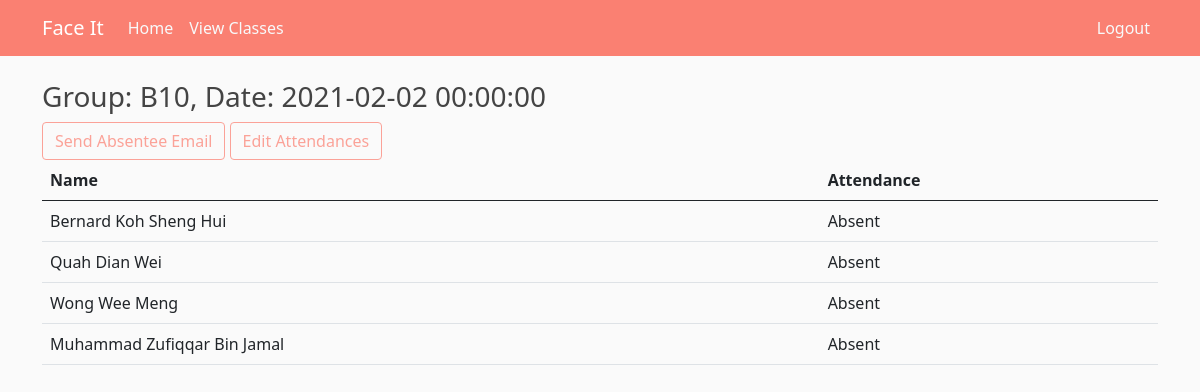
Page /view_attendance/7 (signed in) on the earlier database version.
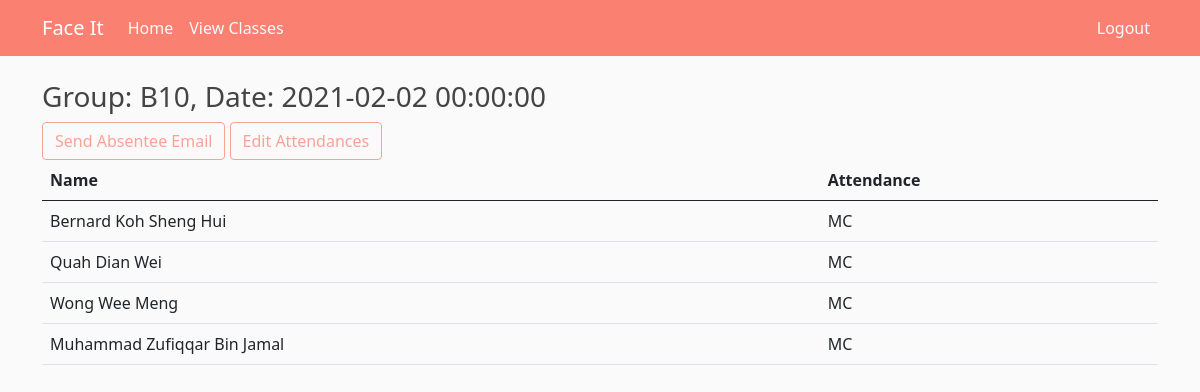
Same page on the later database version.
### models.py (models this page shows, shortened)
class Indexes(db.Model):
    id = db.Column(db.Integer, primary_key=True)
    indexId = db.Column(db.Integer, nullable=False)
    className = db.Column(db.String(5), nullable=False)
    courseId = db.Column(db.Integer, db.ForeignKey('courses.id'), nullable=False)
    staffInCharged = db.relationship('StaffInCharged', backref='index', lazy=True)
    dates = db.relationship('IndexDates', backref='index', lazy=True)

class IndexDates(db.Model):
    id = db.Column(db.Integer, primary_key=True)
    date = db.Column(db.DateTime, nullable=False)
    attendance_started = db.Column(db.Boolean, default=False, nullable=False)
    indexId = db.Column(db.Integer, db.ForeignKey('indexes.indexId'), nullable=False)
    attendance = db.relationship('Attendance', backref='indexDate', lazy=True)

class Attendance(db.Model):
    id = db.Column(db.Integer, primary_key=True)
    indexDateId = db.Column(db.Integer, db.ForeignKey('index_dates.id'), nullable=False)
    studentId = db.Column(db.Integer, db.ForeignKey('students.id'), nullable=False)
    attendance = db.Column(db.String(10), default='Absent', nullable=False)   # Absent/Present

class Students(db.Model):
    id = db.Column(db.Integer, primary_key=True)
    name = db.Column(db.String(100), nullable=False)
    matricNo = db.Column(db.String(10), unique=True, nullable=False)
    email = db.Column(db.String(120), unique=True, nullable=False)
    attendances = db.relationship('Attendance', backref='student', lazy=True)

### app.py (the view)
@app.route('/view_attendance/<int:class_date_id>')
@login_required
def view_attendance(class_date_id):
    if current_user.role != 'staff':
        flash('You are not authorized to perform this action', 'danger')
        return redirect(url_for('dashboard'))
    prof = True if current_user.staff[0].role == "professor" else False
    dashboard_data = get_dashboard()
    attendances = Attendance.query.filter_by(indexDateId=class_date_id).all()
    attendance_started = IndexDates.query.get(class_date_id).attendance_started
    return render_template('view_attendance.html', dashboard_data=dashboard_data, attendances=attendances,
                           date=attendances[0].indexDate.date, class_name=attendances[0].indexDate.index.className,
                           prof=prof, class_date_id=class_date_id, attendance_started=attendance_started)

### app.py (called while the page is built)
def get_dashboard():
    dashboard_data = values.dashboards['admin'] if current_user.role == 'admin' else \
        values.dashboards['staff']
    return dashboard_data

### models.py (called while the page is built)
@login_manager.user_loader
def load_user(user_id):
    return Users.query.get(int(user_id))

### templates/view_attendance.html
{% extends "layout.html" %}
{% block content %}
    <h3>Group: {{ class_name }}, Date: {{ date }}</h3>
    {% if attendance_started %}
        {% if prof %}
            Stop attendance taking to send email and edit attendances
        {% else %}
            Stop attendance taking to edit attendances
        {% endif %}
    {% else %}
        {% if prof %}
            <a type="button" class="btn btn-outline-salmon" href="/send_absentee_email/{{ class_date_id }}" >Send Absentee Email</a>
            <a type="button" class="btn btn-outline-salmon" href="{{ url_for('edit_attendance', class_date_id=class_date_id) }}">Edit Attendances</a>
        {% else %}
            <a type="button" class="btn btn-outline-salmon" href="{{ url_for('edit_attendance', class_date_id=class_date_id) }}">Edit Attendances</a>
        {% endif %}
    {% endif %}
    <table class="table">
        <thead>
            <tr>
                <th scope="col">Name</th>
                <th scope="col">Attendance</th>
            </tr>
        </thead>
        <tbody>
            {% for attend in attendances %}
            <tr>
                <td>{{ attend.student.name }}</td>
                <td>{{ attend.attendance }}</td>
            </tr>
            {% endfor %}
        </tbody>
    </table>
{% endblock content %}

### templates/layout.html (shortened to what this page needs)
<!doctype html>
<html lang="en">
    <head>
        <link href="https://cdn.jsdelivr.net/npm/bootstrap@5.0.0-beta2/dist/css/bootstrap.min.css" rel="stylesheet">
        <link rel="stylesheet" type="text/css" href="{{ url_for('static', filename='main.css') }}">
    </head>
    <body>
        <header class="site-header">
            <nav class="navbar navbar-expand-md navbar-dark bg-salmon fixed-top">
                <div class="container">
                    <a class="navbar-brand mr-4" href="{{ url_for('index') }}">Face It</a>
                    {% if dashboard_data %}
                        <div class="collapse navbar-collapse justify-content-between" id="navbarToggle">
                            <div class="navbar-nav mr-auto">
                                <a class="nav-item nav-link text-light" href="{{ url_for('dashboard') }}">Home</a>
                                {% for dashboard_item in dashboard_data %}
                                    <a class="nav-item nav-link text-light" href="{{ dashboard_item.link.href }}">{{ dashboard_item.link.content }}</a>
                                {% endfor %}
                            </div>
                            <div class="navbar-nav">
                                <a class="nav-item nav-link text-light" href="{{ url_for('logout') }}">Logout</a>
                            </div>
                        </div>
                    {% endif %}
                </div>
            </nav>
        </header>
        <main role="main" class="container">
            {% block content%}
            {% endblock content%}
        </main>
    </body>
</html>

### static/main.css (style rules this page uses)
body { background: #fafafa; color: #333333; margin-top: 5rem; }
h1, h2, h3, h4, h5, h6 { color: #444444; }
.bg-salmon { background-color: #fa8072; }
.site-header .navbar-nav .nav-link { color: #cbd5db; }
.btn-outline-salmon { color: #fba298; border-color: #fba298; }

Differences in the rows shown:
changed Attendance "Bernard Koh Sheng Hui": attendance "Absent" → "MC"
changed Attendance "Quah Dian Wei": attendance "Absent" → "MC"
changed Attendance "Wong Wee Meng": attendance "Absent" → "MC"
changed Attendance "Muhammad Zufiqqar Bin Jamal": attendance "Absent" → "MC"
